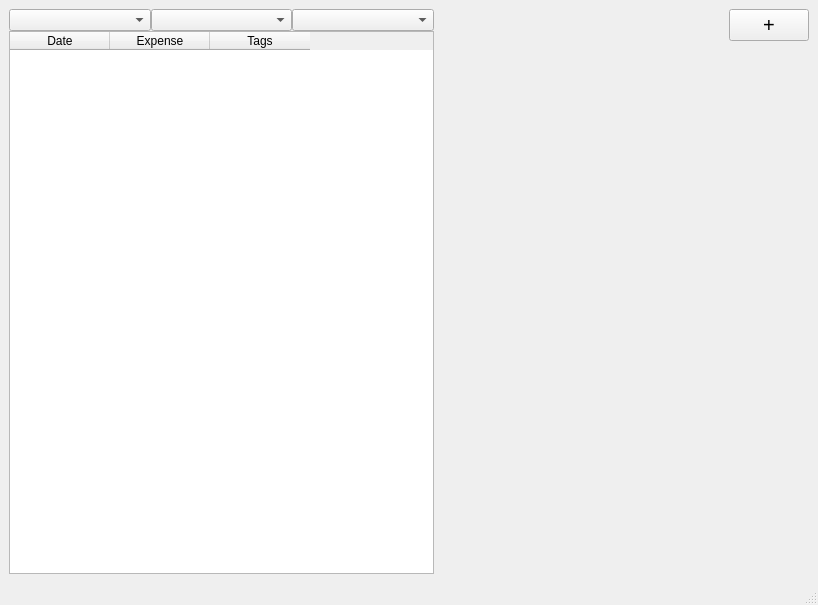
<?xml version="1.0" encoding="UTF-8"?>
<ui version="4.0">
 <class>MainWindow</class>
 <widget class="QMainWindow" name="MainWindow">
  <property name="geometry">
   <rect>
    <x>0</x>
    <y>0</y>
    <width>818</width>
    <height>605</height>
   </rect>
  </property>
  <property name="windowTitle">
   <string>MainWindow</string>
  </property>
  <widget class="QWidget" name="centralwidget">
   <layout class="QHBoxLayout" name="horizontalLayout">
    <item>
     <widget class="QFrame" name="frmMain">
      <property name="frameShape">
       <enum>QFrame::NoFrame</enum>
      </property>
      <property name="frameShadow">
       <enum>QFrame::Raised</enum>
      </property>
      <layout class="QHBoxLayout" name="horizontalLayout_2">
       <property name="spacing">
        <number>0</number>
       </property>
       <property name="leftMargin">
        <number>0</number>
       </property>
       <property name="topMargin">
        <number>0</number>
       </property>
       <property name="rightMargin">
        <number>0</number>
       </property>
       <property name="bottomMargin">
        <number>0</number>
       </property>
       <item>
        <widget class="QFrame" name="frmLeft">
         <property name="maximumSize">
          <size>
           <width>425</width>
           <height>16777215</height>
          </size>
         </property>
         <property name="frameShape">
          <enum>QFrame::NoFrame</enum>
         </property>
         <property name="frameShadow">
          <enum>QFrame::Raised</enum>
         </property>
         <layout class="QVBoxLayout" name="verticalLayout_3">
          <property name="spacing">
           <number>0</number>
          </property>
          <property name="leftMargin">
           <number>0</number>
          </property>
          <property name="topMargin">
           <number>0</number>
          </property>
          <property name="rightMargin">
           <number>0</number>
          </property>
          <property name="bottomMargin">
           <number>0</number>
          </property>
          <item>
           <layout class="QVBoxLayout" name="verticalLayout">
            <property name="spacing">
             <number>0</number>
            </property>
            <property name="sizeConstraint">
             <enum>QLayout::SetNoConstraint</enum>
            </property>
            <item>
             <widget class="QFrame" name="frmCombo">
              <property name="maximumSize">
               <size>
                <width>165775</width>
                <height>165775</height>
               </size>
              </property>
              <property name="frameShape">
               <enum>QFrame::NoFrame</enum>
              </property>
              <property name="frameShadow">
               <enum>QFrame::Raised</enum>
              </property>
              <layout class="QHBoxLayout" name="horizontalLayout_3">
               <property name="spacing">
                <number>0</number>
               </property>
               <property name="leftMargin">
                <number>0</number>
               </property>
               <property name="topMargin">
                <number>0</number>
               </property>
               <property name="rightMargin">
                <number>0</number>
               </property>
               <property name="bottomMargin">
                <number>0</number>
               </property>
               <item>
                <widget class="QComboBox" name="comboBox"/>
               </item>
               <item>
                <widget class="QComboBox" name="comboBox_2"/>
               </item>
               <item>
                <widget class="QComboBox" name="comboBox_3"/>
               </item>
              </layout>
             </widget>
            </item>
            <item>
             <widget class="QFrame" name="frmTable">
              <property name="frameShape">
               <enum>QFrame::NoFrame</enum>
              </property>
              <property name="frameShadow">
               <enum>QFrame::Raised</enum>
              </property>
              <layout class="QVBoxLayout" name="verticalLayout_2">
               <property name="spacing">
                <number>0</number>
               </property>
               <property name="leftMargin">
                <number>0</number>
               </property>
               <property name="topMargin">
                <number>0</number>
               </property>
               <property name="rightMargin">
                <number>0</number>
               </property>
               <property name="bottomMargin">
                <number>0</number>
               </property>
               <item>
                <widget class="QTableWidget" name="tblShowData">
                 <column>
                  <property name="text">
                   <string>Date</string>
                  </property>
                 </column>
                 <column>
                  <property name="text">
                   <string>Expense</string>
                  </property>
                 </column>
                 <column>
                  <property name="text">
                   <string>Tags</string>
                  </property>
                 </column>
                </widget>
               </item>
              </layout>
             </widget>
            </item>
           </layout>
          </item>
         </layout>
        </widget>
       </item>
       <item>
        <widget class="QFrame" name="frmGraph">
         <property name="frameShape">
          <enum>QFrame::NoFrame</enum>
         </property>
         <property name="frameShadow">
          <enum>QFrame::Raised</enum>
         </property>
         <layout class="QHBoxLayout" name="horizontalLayout_4">
          <property name="spacing">
           <number>0</number>
          </property>
          <property name="leftMargin">
           <number>0</number>
          </property>
          <property name="topMargin">
           <number>0</number>
          </property>
          <property name="rightMargin">
           <number>0</number>
          </property>
          <property name="bottomMargin">
           <number>0</number>
          </property>
          <item alignment="Qt::AlignRight|Qt::AlignTop">
           <widget class="QFrame" name="frmPlus">
            <property name="frameShape">
             <enum>QFrame::NoFrame</enum>
            </property>
            <property name="frameShadow">
             <enum>QFrame::Raised</enum>
            </property>
            <layout class="QHBoxLayout" name="horizontalLayout_5">
             <property name="spacing">
              <number>0</number>
             </property>
             <property name="leftMargin">
              <number>0</number>
             </property>
             <property name="topMargin">
              <number>0</number>
             </property>
             <property name="rightMargin">
              <number>0</number>
             </property>
             <property name="bottomMargin">
              <number>0</number>
             </property>
             <item>
              <widget class="QPushButton" name="btnAddExpense">
               <property name="font">
                <font>
                 <pointsize>15</pointsize>
                </font>
               </property>
               <property name="text">
                <string>+</string>
               </property>
              </widget>
             </item>
            </layout>
           </widget>
          </item>
         </layout>
        </widget>
       </item>
      </layout>
     </widget>
    </item>
   </layout>
  </widget>
  <widget class="QMenuBar" name="menubar">
   <property name="geometry">
    <rect>
     <x>0</x>
     <y>0</y>
     <width>818</width>
     <height>21</height>
    </rect>
   </property>
  </widget>
  <widget class="QStatusBar" name="statusbar"/>
 </widget>
 <resources/>
 <connections/>
</ui>
